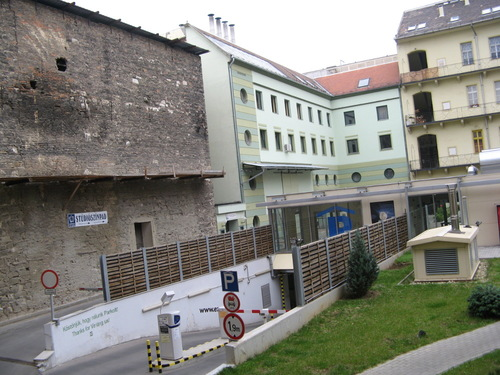
#> input picture ImagePanorama/external (copy)/backyard1.jpg, 500 x 375 px, found by its file name
$ python sol4_lia.py   (older library calls are emulated)
#> lines starting #> are read from the running program, lines starting #| are printed output that depends on the picture
### ImagePanorama/sol4_utils.py
import numpy as np
from scipy.signal import convolve2d, convolve
from scipy import ndimage
from scipy.misc import imread,imsave
from skimage.color import rgb2gray
from scipy.ndimage.filters import convolve as con_new
from math import floor
import matplotlib.pyplot as plt
import os

#TODO do we want to use this kind of convolve?
# [24 lines left out: functions conv_der, normlized_image, not called in this run]


def is_rgb(im):
    """
    Verify if an image is RGB
    :param im: Reprentaion of display 1 for grayscale 2 for RGB
    """
    if(im.ndim == 3):
        return True
    else:
        return False


def validate_representation(representation):
    """
    Validate reprentaion input
    :param representation: Reprentaion of display 1 for grayscale 2 for RGB
    """

    if representation != 1 and representation != 2:
        raise Exception("Unkonwn representaion")


def read_image(fileame, representation):
    """
    Read image by file name and normlize it to float 32 [0,1] representaion
    according to RGB or Graysacle
    :param filename: The name of the file that we should read.
    :param representation: Reprentaion of display 1 for grayscale 2 for RGB
    :return normlized image
    """
#> called with fileame = 'external/backyard1.jpg', representation = 1
    validate_representation(representation)

    im = imread(fileame)
#> im is the input picture: shape (375, 500, 3); mean R, G, B 132.8, 132.2, 125
    if representation == 1 and is_rgb(im):
        # We should convert from Grayscale to RGB
        im =rgb2gray(im)
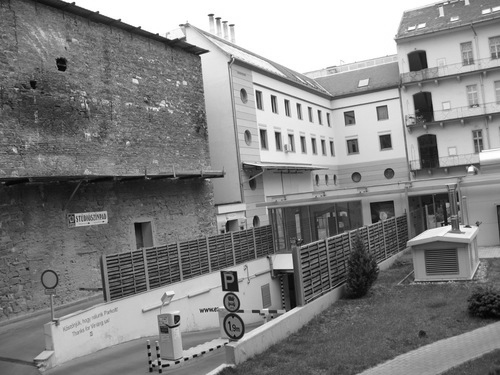
#> im: shape (375, 500) float64; min 0.00333, max 1, mean 0.517
        return im.astype(np.float32)

    return normlized_image(im)


# [177 lines left out: functions gaus_1d, build_gaussian_pyramid, expand_im, build_laplacian_pyramid, laplacian_to_image, pyramid_blending and 3 more, not called in this run]

### ImagePanorama/tools/sol4_lia.py
#############################################################
# FILE: sol4.py
# WRITER: Liav Steinberg
# EXERCISE : Image Processing ex4
#############################################################

import numpy as np
import sol4_utils as sut
import sol4_add as sad
import matplotlib.pyplot as plt
import scipy.signal as sg
from itertools import product
from scipy.ndimage import map_coordinates


# --------------------------3.1-----------------------------#

# [213 lines left out: functions harris_corner_detector, sample_descriptor, im_to_points, find_features, match_features, apply_homography and 5 more, not called in this run]


def main():
    # a = np.array([[2.,3.,6.], [5.,6.,1.], [3.,8.,9.]])
    # print a
    # print map_coordinates(a, [[0,1], [2,0]])
    #
    im = sut.read_image('external/backyard1.jpg', 1)

    H = np.array([[1,1,2], [1,3,1], [9,1,1]])
    a = [[2,3], [4,5], [8,8]]
    b = np.column_stack((a, np.ones(len(a))))
    c = np.dot(H, b.T).T
    d = (c.T / c[:,2]).T
    e = np.delete(d, -1, axis=1)

    n = np.arange(9).reshape(3,3)
    m = np.arange(9).reshape(3,3) + 1
    x = m + 6

    v = np.array([n,m,x])

    # [23 lines of commented-out code are left out]

    window_x_before = 0
    window_x_after = 2
    window_y_before = 0
    window_y_after = 2

    # ccc = np.empty((7,7,400))
    # print ccc[:, :, 0].shape

    x = np.arange(window_x_before, window_x_after + 1).astype(np.float32) / 2
    y = np.arange(window_y_before, window_y_after + 1).astype(np.float32) / 2

    indexes = np.transpose([np.tile(x, len(y)), np.repeat(y, len(x))])
    # [4 lines of commented-out code are left out]

    a = np.array(
        [[[1, 2, 3], [1, 2, 4], [3, 3, 3]], [[1, 2, 3], [1, 2, 4], [3, 3, 3]], [[1, 2, 3], [1, 2, 4], [3, 3, 3]]])
    b = np.array(
        [[[2, 3, 1], [2, 2, 2], [1, 1, 1]], [[2, 3, 1], [2, 2, 2], [1, 1, 1]], [[2, 3, 1], [2, 2, 2], [1, 1, 1]]])
    # [12 lines of commented-out code are left out]


if __name__ == '__main__':
    main()

$ run again, with ImagePanorama/external (copy)/oxford1.jpg copied over ImagePanorama/external (copy)/backyard1.jpg
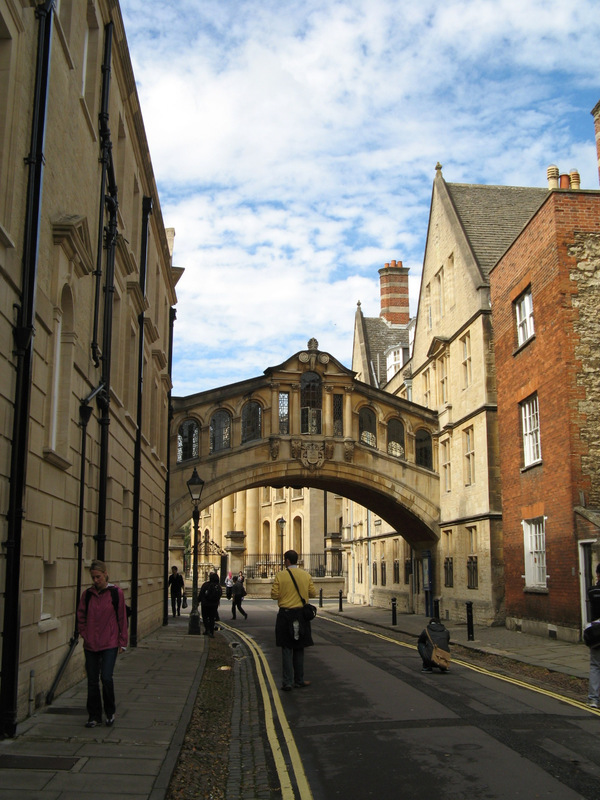
#> input picture ImagePanorama/external (copy)/oxford1.jpg, 600 x 800 px, found by its file name
#> in read_image, im is the input picture: shape (800, 600, 3); mean R, G, B 122.7, 118, 107.8
#> in read_image, `im =rgb2gray(im)`:
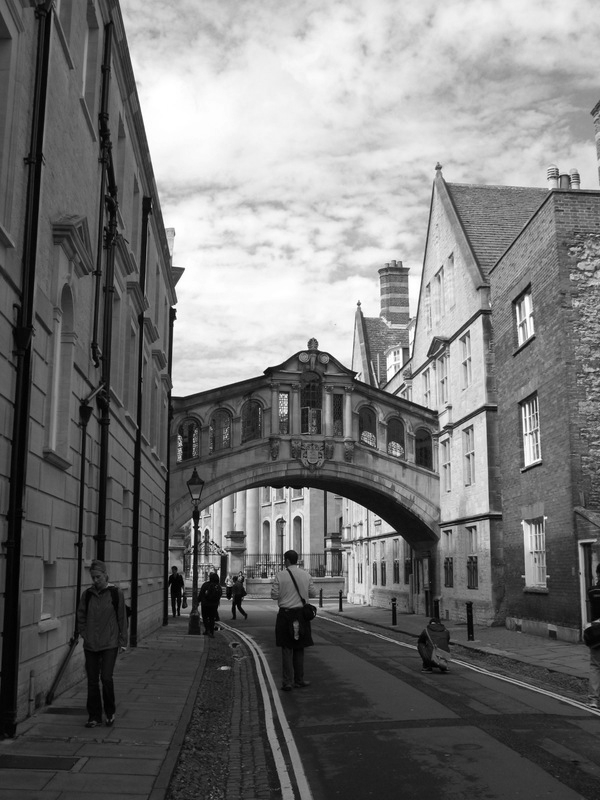
#> im: shape (800, 600) float64; min 0, max 1, mean 0.464

$ run again, with ImagePanorama/external (copy)/oxford2.jpg copied over ImagePanorama/external (copy)/backyard1.jpg
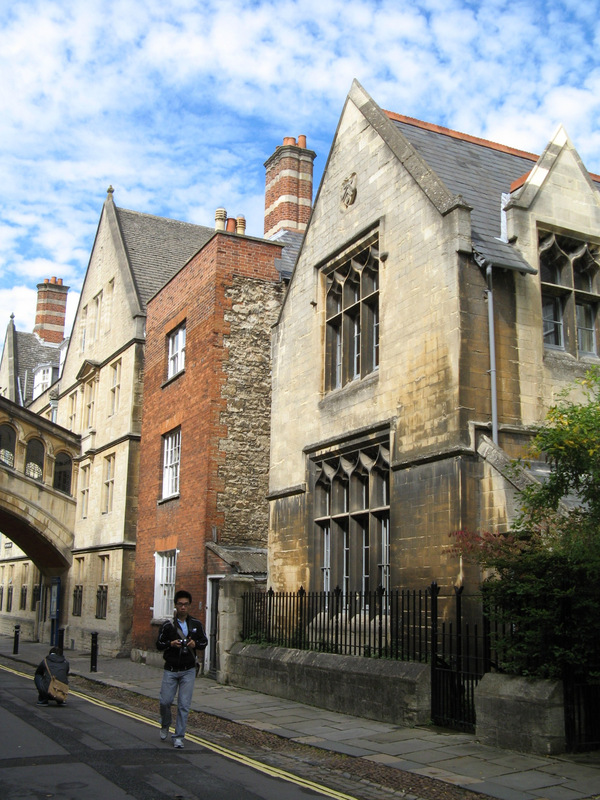
#> input picture ImagePanorama/external (copy)/oxford2.jpg, 600 x 800 px, found by its file name
#> in read_image, im is the input picture: shape (800, 600, 3); mean R, G, B 135, 134.6, 129.1
#> in read_image, `im =rgb2gray(im)`:
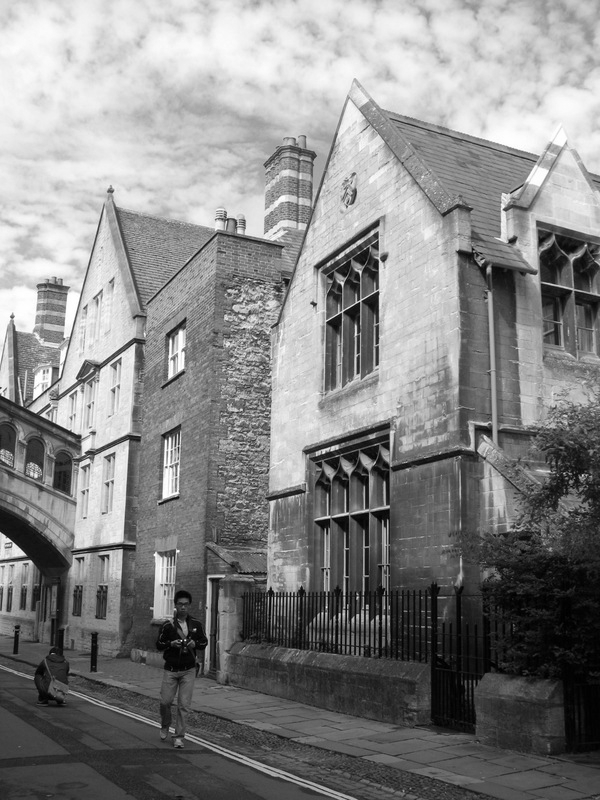
#> im: shape (800, 600) float64; min 0, max 1, mean 0.527

$ run again, with ImagePanorama/external (copy)/backyard2.jpg copied over ImagePanorama/external (copy)/backyard1.jpg
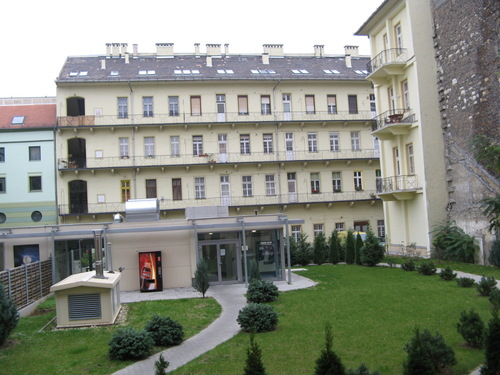
#> input picture ImagePanorama/external (copy)/backyard2.jpg, 500 x 375 px, found by its file name
#> in read_image, im is the input picture: shape (375, 500, 3); mean R, G, B 136.5, 140.3, 128.8
#> in read_image, `im =rgb2gray(im)`:
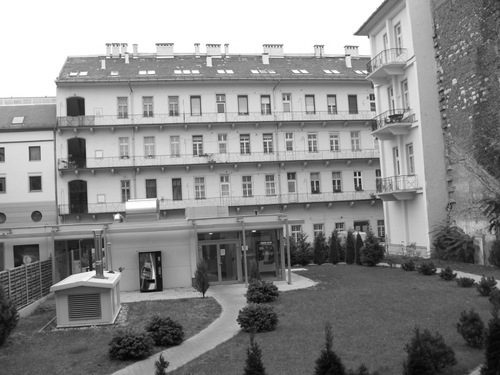
#> im: shape (375, 500) float64; min 0.00561, max 1, mean 0.544
